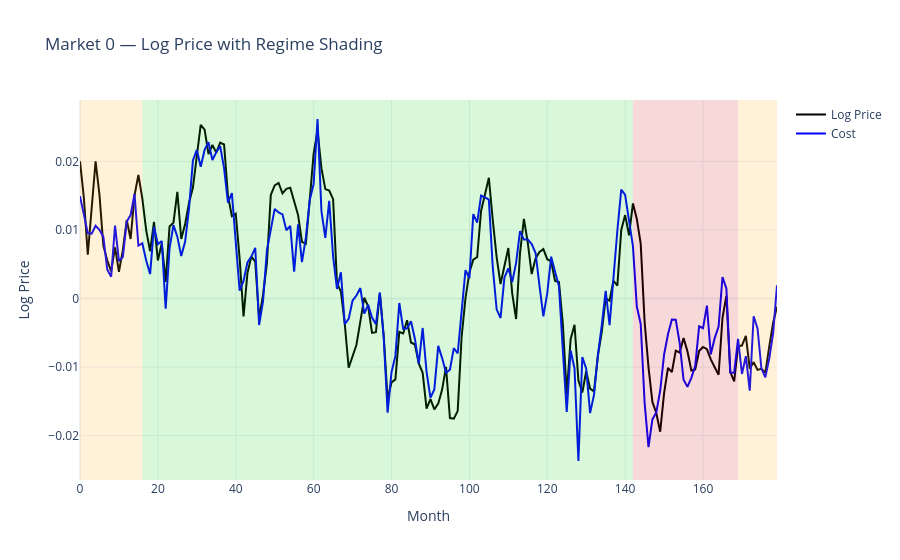

The notebook cell saved with this chart:
### Code cell
plot_market_plotly(df, market_id=0)

### Figure 1 — Plotly figure (JSON) as saved in the notebook; plotly's stock layout.template omitted (floating-point values rounded to 4 significant figures; data arrays with more than 128 entries replaced by an {"elided": "..."} marker saying what was removed)
{"data": [{"line": {"color": "black"}, "mode": "lines", "name": "Log Price", "type": "scatter", "x": {"elided": "180 int values"}, "y": {"elided": "180 float values"}}, {"line": {"color": "blue"}, "mode": "lines", "name": "Cost", "type": "scatter", "x": {"elided": "180 int values"}, "y": {"elided": "180 float values"}}], "layout": {"shapes": [{"fillcolor": "rgba(255,165,0,0.15)", "line": {"width": 0}, "type": "rect", "x0": 0, "x1": 16, "xref": "x", "y0": 0, "y1": 1, "yref": "y domain"}, {"fillcolor": "rgba(0,200,0,0.15)", "line": {"width": 0}, "type": "rect", "x0": 16, "x1": 142, "xref": "x", "y0": 0, "y1": 1, "yref": "y domain"}, {"fillcolor": "rgba(200,0,0,0.15)", "line": {"width": 0}, "type": "rect", "x0": 142, "x1": 169, "xref": "x", "y0": 0, "y1": 1, "yref": "y domain"}, {"fillcolor": "rgba(255,165,0,0.15)", "line": {"width": 0}, "type": "rect", "x0": 169, "x1": 179, "xref": "x", "y0": 0, "y1": 1, "yref": "y domain"}], "title": {"text": "Market 0 — Log Price with Regime Shading"}, "xaxis": {"title": {"text": "Month"}}, "yaxis": {"title": {"text": "Log Price"}}}}
